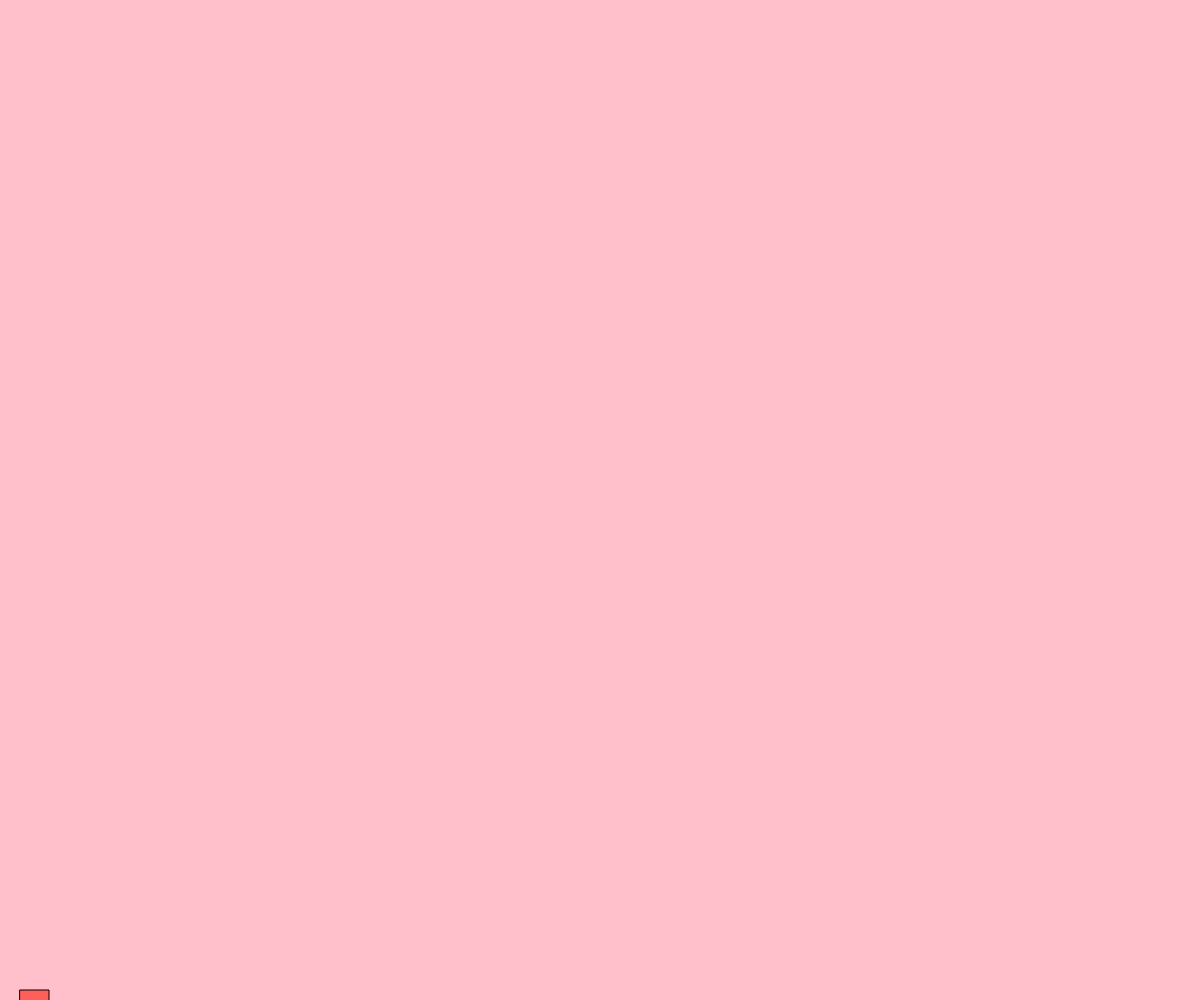
Frame 1 (no input)
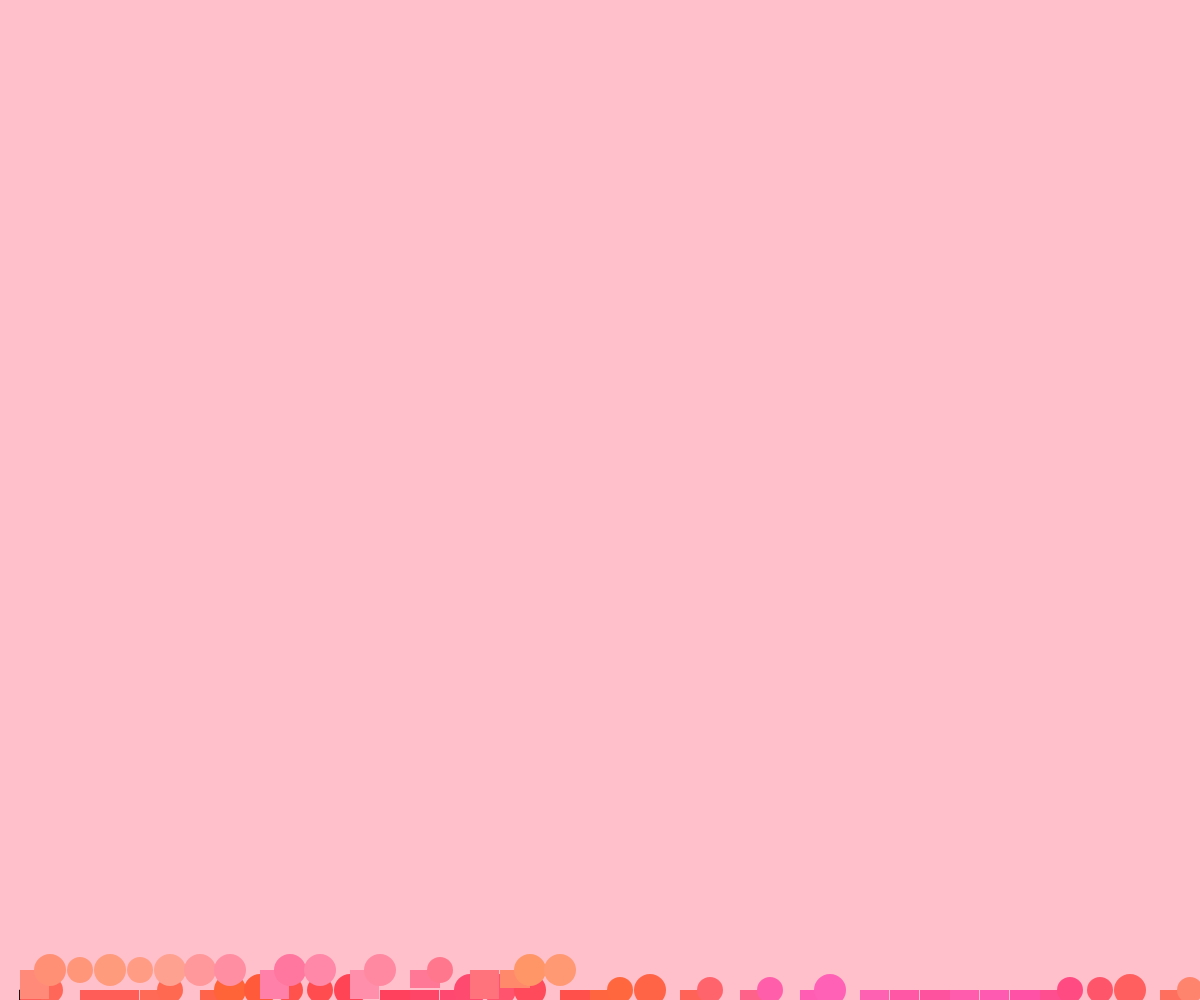
Frame 60 (no input)
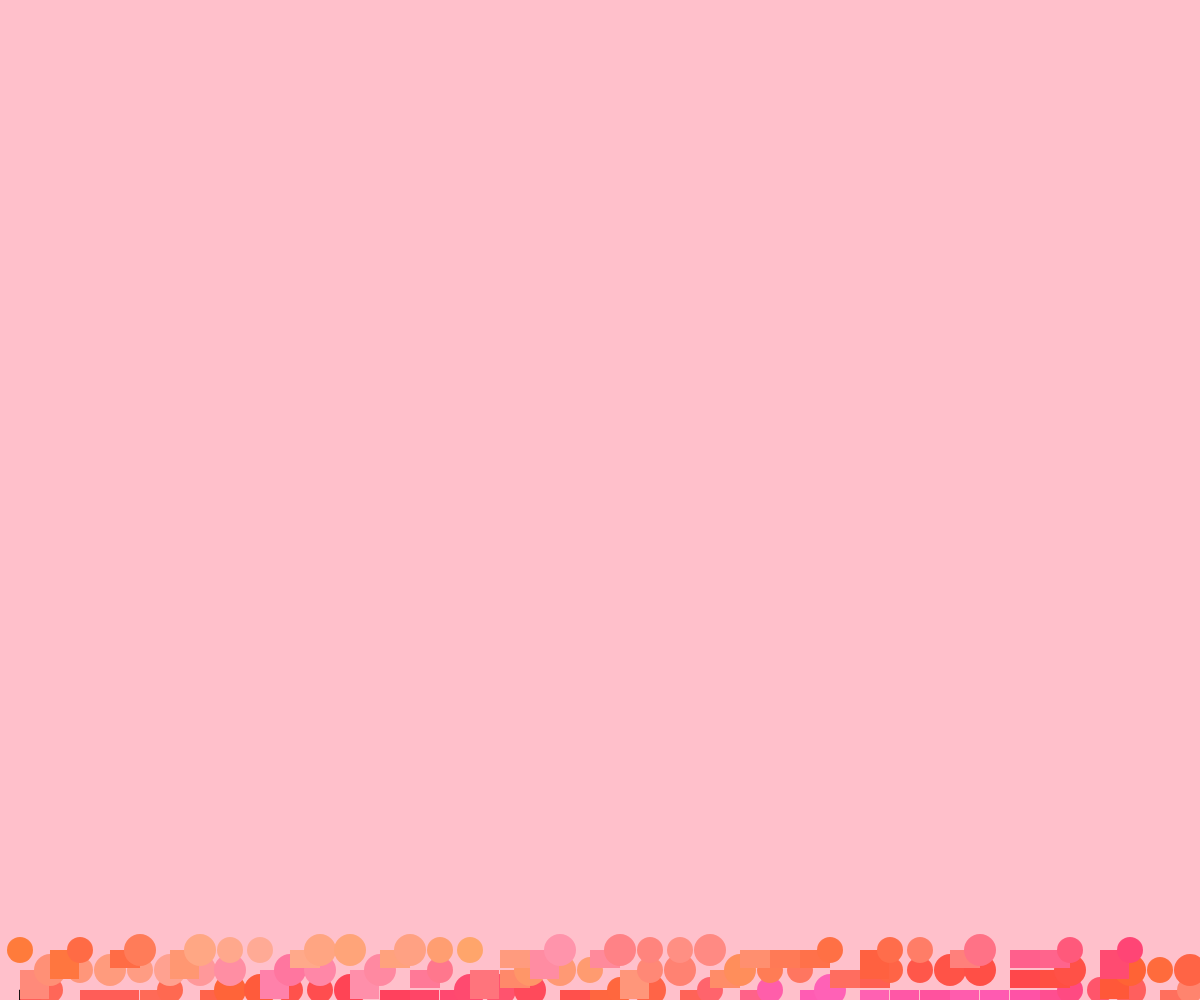
Frame 120 (the mouse pressed at the canvas centre since frame 60)

The p5.js sketch that drew these frames (run headless with seeded random() and noise() and a simulated clock; from frame 60 on, the mouse is pressed at the canvas centre):

// p5.js sketch
// ── sketch.js
// -
// Variazioni 10 print 0.2 by Angelica Gasperoni [10print, variazioni]
// 2020 © Angelica @Angelica147, Daniele @Fupete and the course DSII2020 at DESIGN.unirsm 
// github.com/dsii-2020-unirsm — github.com/fupete
// Educational purposes, MIT License, 2020, San Marino
// 
// 
// —
// Credits/Thanks to: 
// 10 PRINT CHR$(205.5+RND(1)); : GOTO 10 book for https://10print.org/
// —
//
//
//

let w = 0; //larghezza
let h = 0; //altezza
let dim = 20; //dimensione
let t = 0; //variabile

function setup() {
  createCanvas(windowWidth, windowHeight); //canvas della dimensione dello schermo
  background("#FFC0CB"); //codice colore sfondo
}

function draw() {  
  
  let r = 255; //minore è la differenza tra le coordinate, più uniforme sarà la sequenza di rumore risultante
  let g = 255 * noise(t+5); //variazione in base al valore t: t > = colori  più distinti, t < = colori più sfumati gradualmente
  let b = 255 * noise(t+50);
  
  fill(r,g,b); //metodo di colore da usare
  frameRate(20); //velocità 
  translate((-dim/2), windowHeight-(dim/2)); //punto di partenza
  
  w += dim+10; //distanza tra gli oggetti
  

  if (random(2) <= 0.5) { //lancio un "dado": valore compreso tra 0 e 2: se è <= 0.5 allora fammi questo oggetto
  rect(w, h, dim+10, dim-2);
  noStroke();
    
  } else if (random(2) > 0.5 && random(2) <= 1) {
  noStroke();
  ellipse(w, h, dim+6, dim+6);
    
  } else if (random(2) > 1 && random(2) <= 1.5) {
  rect(w, h, dim+9, dim+9);

 
  } else {
  ellipse(w, h, dim+12, dim+12);
  }
  
  t+= 0.1; //velocità
  
  if (w > windowWidth) {
    w=0;
    h-=dim; //parte dall'angolo in basso a sinistra e sale (-)
  }
  
  if (h<(-windowHeight)) {
    w=0;
    h=0; //riparte dall'angolo in basso a sinistra e scende
  }

}
